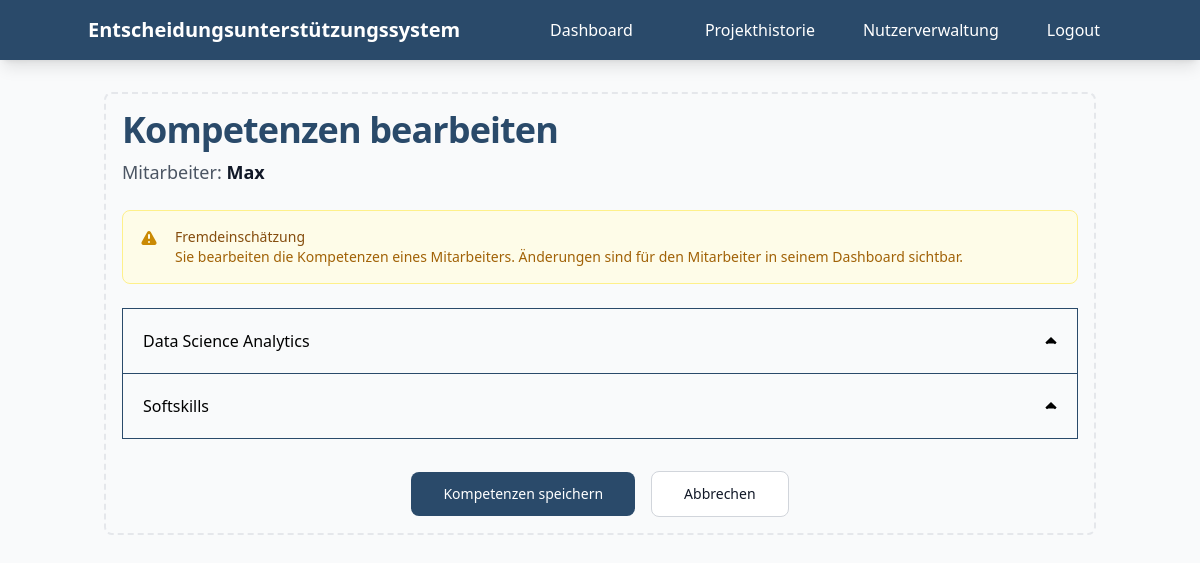
The page /admin_competence/2 (signed in) on the database its author committed.
### main.py (models this page shows, shortened)
class Users(db.Model, UserMixin):
    id = db.Column(db.Integer, primary_key=True)
    name = db.Column(db.String(100), nullable=False)
    email = db.Column(db.String(100), nullable=False, unique=True)
    admin = db.Column(db.Boolean, default=False, nullable=False)
    password_hash = db.Column(db.String(128))  # Gehashtes Passwort
    should_update_competences = db.Column(db.Boolean, default=False, nullable=False)
    competences = db.relationship('UsersCompetence', backref='user')
    @property
    def password(self):
        raise AttributeError('Passwort ist nicht lesbar')

class CompetenceGroup(db.Model):
    id = db.Column(db.Integer, primary_key=True)
    name = db.Column(db.String(100), nullable=False, unique=True)
    competences = db.relationship('Competence', backref='competence_group', lazy=True)

### main.py (the view, shortened to what this page needs)
@app.route('/admin_competence/<int:user_id>', methods=['GET', 'POST'])
@login_required
def admin_competence(user_id):
    if not current_user.admin:
        return redirect(url_for('dashboard'))
    target_user = Users.query.get_or_404(user_id)
    form = AdminCompetenceForm()
    competence_groups = CompetenceGroup.query.options(
        db.joinedload(CompetenceGroup.competences).joinedload(Competence.knowledge_skills)
    ).all()
    current_competences = {
        uc.knowledge_skill_id: uc.competence_level
        for uc in UsersCompetence.query.filter_by(users_id=target_user.id).all()
    }
    return render_template('admin_competence.html',
                         competence_groups=competence_groups,
                         target_user=target_user,
                         current_competences=current_competences,
                         form=form)

### main.py (called while the page is built)
@login_manager.user_loader
def load_user(user_id):
    return Users.query.get(int(user_id))

### templates/admin_competence.html (shortened to what this page needs)
{% extends 'base.html' %}
{% block content %}
<div class="max-w-6xl mx-auto">
   <div class="p-4 border-2 border-gray-200 border-dashed rounded-lg dark:border-gray-700">
      <div class="mb-6 flex items-center justify-between">
         <div>
            <h5 class="mb-2 text-4xl font-bold tracking-tight text-[#2A4A6A] dark:text-white">
               Kompetenzen bearbeiten
            </h5>
            <p class="text-lg text-gray-600 dark:text-gray-400">
               Mitarbeiter: <span class="font-semibold text-gray-900 dark:text-white">{{ target_user.name }}</span>
            </p>
         </div>
      </div>
      <div class="mb-6 p-4 bg-yellow-50 border border-yellow-200 rounded-lg dark:bg-yellow-900 dark:border-yellow-700">
         <div class="flex items-start space-x-2">
            <div>
               <h3 class="text-sm font-medium text-yellow-800 dark:text-yellow-200">Fremdeinschätzung</h3>
               <p class="text-sm text-yellow-700 dark:text-yellow-300">
                  Sie bearbeiten die Kompetenzen eines Mitarbeiters. Änderungen sind für den Mitarbeiter in seinem Dashboard sichtbar.
               </p>
            </div>
         </div>
      </div>
      <form method="POST">
                <div id="accordion-competence-groups" data-accordion="collapse">
                {% for competence_group in competence_groups %}
                <h2 id="heading-competence-groups-{{ loop.index }}">
                    <button type="button" class="flex items-center justify-between w-full p-5 font-medium text-left text-black border border-[#2A4A6A] {% if not loop.last %}border-b-0{% endif %} hover:bg-gray-200" data-accordion-target="#body-category-{{ loop.index }}" aria-expanded="false" aria-controls="body-category-{{ loop.index }}">
                    {{ competence_group.name }}
                    <svg data-accordion-icon class="w-3 h-3 rotate-180 shrink-0" xmlns="http://www.w3.org/2000/svg" viewBox="0 0 10 6">
                        <path stroke="currentColor" stroke-width="2" d="M9 5 5 1 1 5" />
                    </svg>
                    </button>
                </h2>
            {% endfor %}
         <div class="flex justify-center items-center space-x-4 mt-8">
            <button type="submit"
                    class="text-white bg-[#2A4A6A] hover:bg-blue-800 focus:ring-4 focus:outline-none
                           focus:ring-blue-300 font-medium rounded-lg text-sm px-8 py-3
                           dark:bg-blue-600 dark:hover:bg-blue-700 dark:focus:ring-blue-800">
               Kompetenzen speichern
            </button>
            <a href="{{ url_for('admin_user_management') }}">
               <button type="button"
                       class="text-gray-900 bg-white border border-gray-300 hover:bg-gray-100
                              focus:ring-4 focus:outline-none focus:ring-gray-200 font-medium rounded-lg
                              text-sm px-8 py-3 dark:bg-gray-800 dark:text-white dark:border-gray-600
                              dark:hover:bg-gray-700 dark:hover:border-gray-600 dark:focus:ring-gray-700">
                  Abbrechen
               </button>
            </a>
         </div>
      </form>
   </div>
</div>
{% endblock %}

### rows shown on the page
Users: name "Max"
CompetenceGroup: name "Data Science Analytics"
CompetenceGroup: name "Softskills"
